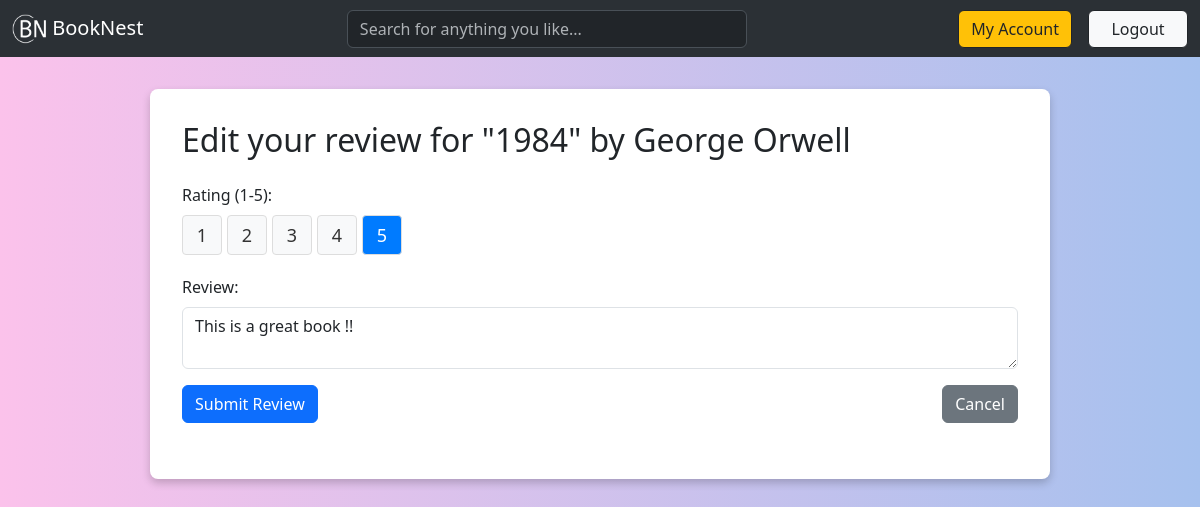
The app's page /review/edit/1/1 (signed in), older data.
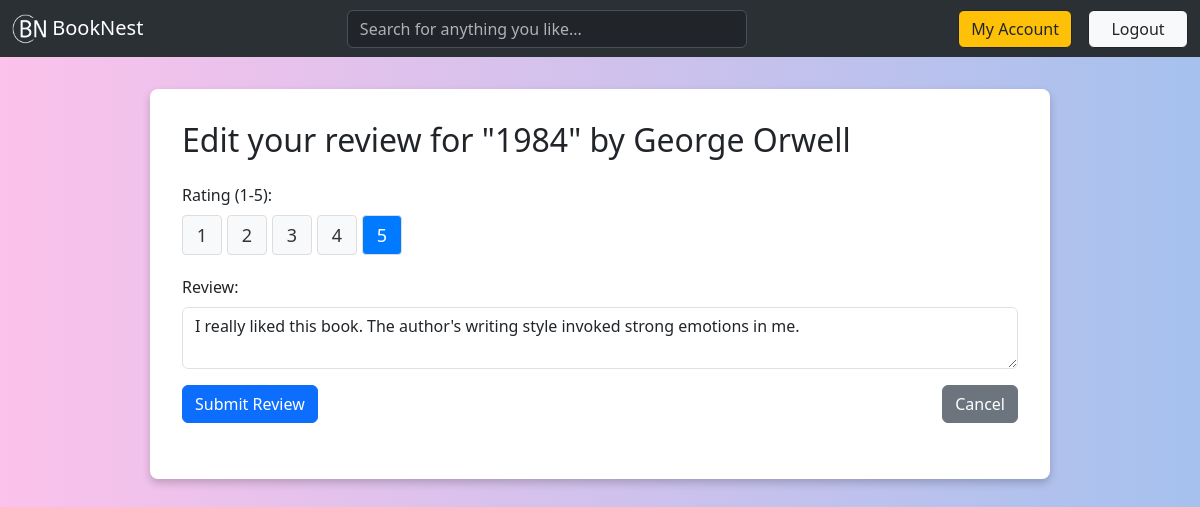
The same page, newer data.
### main/models.py (models this page shows, shortened)
class Review(db.Model):
    id = db.Column(db.Integer, primary_key=True)
    user_id = db.Column(db.Integer, db.ForeignKey('user.id'), nullable=False)
    book_id = db.Column(db.Integer, db.ForeignKey('book.id'), nullable=False)
    rating = db.Column(db.Integer, nullable=False)
    review_text = db.Column(db.Text, nullable=False)
    created_at = db.Column(db.DateTime, default=datetime.now(timezone.utc))

### main/routes.py (the view)
@app.route('/review/edit/<int:review_id>/<int:book_id>', methods=['GET', 'POST'])
@login_required
def edit_review(review_id, book_id):
    review = Review.query.get_or_404(review_id)
    form = ReviewForm()
    if form.validate_on_submit():
        review.rating = form.rating.data
        review.review_text = form.review_text.data
        db.session.commit()
        flash('Your review has been updated.', category='success')
        return redirect(url_for('preview_page', book_id=book_id))
    form.rating.data = review.rating
    form.review_text.data = review.review_text
    return render_template('edit_review.html', form=form, book_id=book_id, review=review)

### main/forms.py
class ReviewForm(FlaskForm):
    rating = IntegerField('Rating (1-5):', validators=[
        DataRequired(), NumberRange(min=1, max=5, message='Rating must be between 1 and 5')])
    review_text = TextAreaField('Review:', validators=[DataRequired(), Length(max=1000)])
    submit = SubmitField('Submit Review')

### main/models.py (called while the page is built)
@login_manager.user_loader
def load_user(user_id):
	return User.query.get(int(user_id))

    def __str__(self):
        return self.name

### main/templates/edit_review.html (shortened to what this page needs)
{% extends 'base.html' %}
{% block body %}
<div class="review-form-container">
    <h2 class="mb-4">Edit your review for "{{ review.book.title }}" by {{ review.book.author }}</h2>
    <form method="POST" action="{{ url_for('edit_review', review_id=review.id, book_id=book_id) }}">
        <div class="form-group mb-3">
            {{ form.rating.label(class="form-label") }}
            <div class="rating-box" id="rating-box">
                {% for i in range(1, 6) %}
                <div class="rating-item" data-value="{{ i }}">{{ i }}</div>
                {% endfor %}
            </div>
        </div>
        <div class="form-group mb-3">
            {{ form.review_text.label(class="form-label") }}
            {{ form.review_text(class="form-control") }}
        </div>
        <div class="form-group button-group">
            {{ form.submit(class="btn btn-primary") }}
            <a href="{{ url_for('preview_page', book_id=book_id) }}" class="btn btn-secondary">Cancel</a>
        </div>
    </form>
</div>
{% endblock %}

Row changes from the older to the newer data that the page shows:
changed Review: review_text "This is a great book !!" → "I really liked this book. The author's writing style invoked strong emotions in me."
